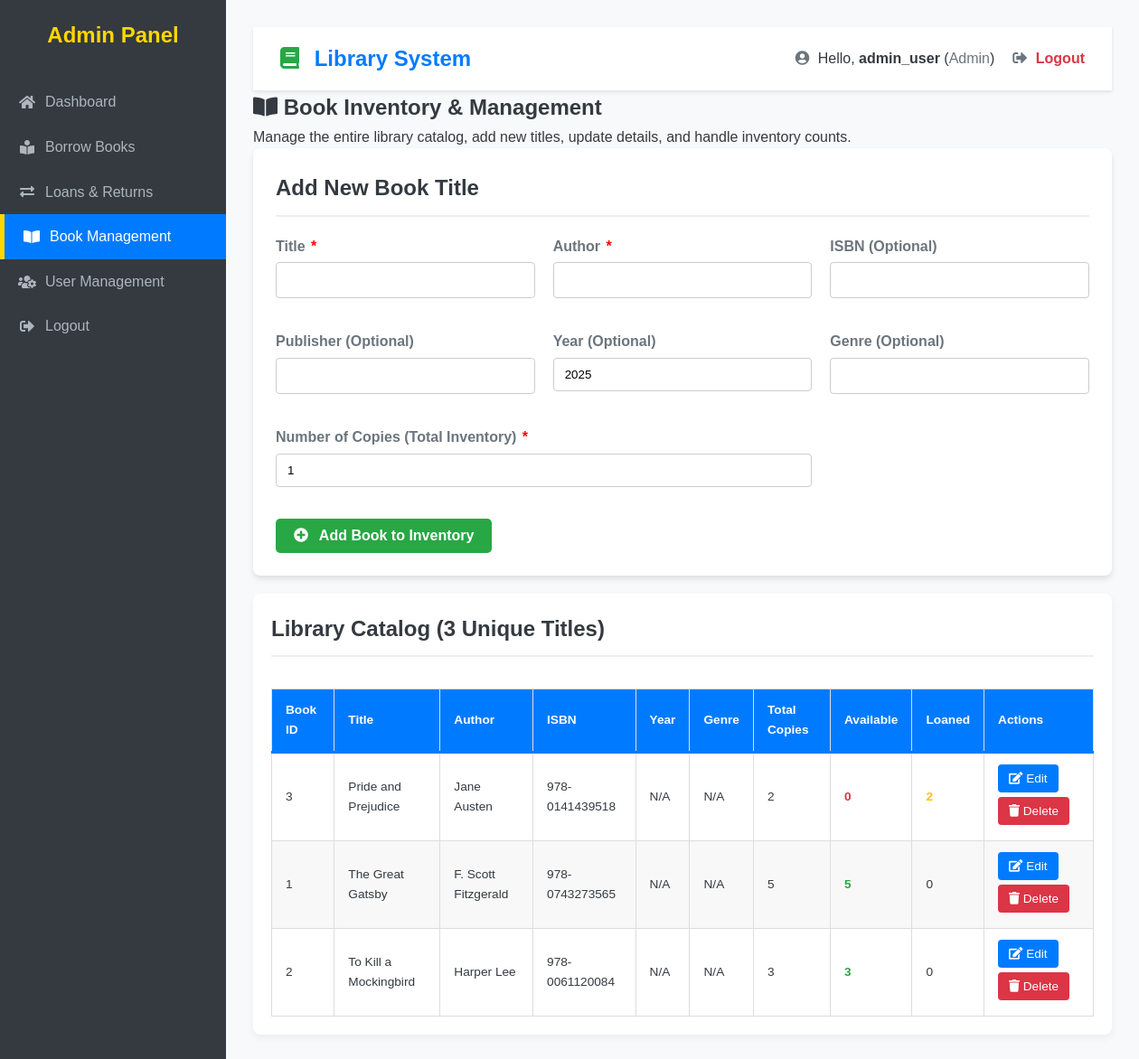
The page /bookManagement.php (signed in) on the database its author committed.
### tables this page shows
CREATE TABLE IF NOT EXISTS `books` (
  `book_id` int(10) UNSIGNED NOT NULL,
  `isbn` varchar(20) DEFAULT NULL,
  `title` varchar(255) NOT NULL,
  `author` varchar(255) NOT NULL,
  `publisher` varchar(100) DEFAULT NULL,
  `publication_year` year(4) DEFAULT NULL,
  `genre` varchar(50) DEFAULT NULL,
  `total_copies` int(10) UNSIGNED NOT NULL DEFAULT 1,  
  `available_copies` int(10) UNSIGNED NOT NULL DEFAULT 1  
);

### bookManagement.php (the view, shortened to what this page needs)
<?php
require_once 'connect.php';
$role_id = $_SESSION['role_id'] ?? 3;
$staff_roles = [1, 2];
$is_staff = in_array($role_id, $staff_roles);
$error = '';
$books = [];
$sql_fetch = "
    SELECT b.*,
            b.total_copies,
            COUNT(l.loan_id) AS currently_loaned
        FROM books b
        LEFT JOIN loans l ON b.book_id = l.book_id AND l.return_date IS NULL
        GROUP BY b.book_id
        ORDER BY b.title
";
if ($result = mysqli_query($conn, $sql_fetch)) {
    while ($row = mysqli_fetch_assoc($result)) {
        $row['available_copies'] = $row['total_copies'] - $row['currently_loaned'];
        $books[] = $row;
    }
} else {
    $error .= " Failed to fetch book inventory: " . mysqli_error($conn);
}
?>
<!DOCTYPE html>
<html lang="en">
<head>
    <link rel="stylesheet" href="styles.css">
    <link rel="stylesheet" href="https://cdnjs.cloudflare.com/ajax/libs/font-awesome/5.15.3/css/all.min.css">
</head>
<body>
    <div class="dashboard-layout">
        <?php include 'sidebar.php';  ?>
        <div class="main-content">
            <?php include 'navbar.php';  ?>
            <section class="page-content">
                <h1><i class="fas fa-book-open"></i> Book Inventory & Management</h1>
                <p>Manage the entire library catalog, add new titles, update details, and handle inventory counts.</p>
                <?php if ($is_staff): ?>
                <div class="card-form">
                    <h2>Add New Book Title</h2>
                    <form action="bookManagement.php" method="POST">
                        <div class="form-grid">
                            <div class="form-group">
                                <label for="title">Title <span class="required-star">*</span></label>
                                <input type="text" id="title" name="title" required>
                            </div>
                            <div class="form-group">
                                <label for="author">Author <span class="required-star">*</span></label>
                                <input type="text" id="author" name="author" required>
                            </div>
                            <div class="form-group">
                                <label for="isbn">ISBN (Optional)</label>
                                <input type="text" id="isbn" name="isbn">
                            </div>
                            <div class="form-group">
                                <label for="publisher">Publisher (Optional)</label>
                                <input type="text" id="publisher" name="publisher">
                            </div>
                            <div class="form-group">
                                <label for="publication_year">Year (Optional)</label>
                                <input type="number" id="publication_year" name="publication_year" min="1000" max="<?php echo date('Y'); ?>" value="<?php echo date('Y'); ?>">
                            </div>
                            <div class="form-group">
                                <label for="genre">Genre (Optional)</label>
                                <input type="text" id="genre" name="genre">
                            </div>
                            <div class="form-group form-group-span-2">
                                <label for="total_copies">Number of Copies (Total Inventory) <span class="required-star">*</span></label>
                                <input type="number" id="total_copies" name="total_copies" min="1" value="1" required>
                            </div>
                        </div>
                        <button type="submit" name="add_book" class="btn-add"><i class="fas fa-plus-circle"></i> Add Book to Inventory</button>
                    </form>
                </div>
                <?php endif; ?>
                <div class="card">
                    <h2>Library Catalog (<?php echo count($books); ?> Unique Titles)</h2>
                    <div class="table-container">
                        <table class="book-table">
                            <thead>
                                <tr>
                                    <th>Book ID</th>
                                    <th>Title</th>
                                    <th>Author</th>
                                    <th>ISBN</th>
                                    <th>Year</th>
                                    <th>Genre</th>
                                    <th>Total Copies</th>
                                    <th>Available</th>
                                    <th>Loaned</th>
                                    <?php if ($is_staff): ?>
                                    <th>Actions</th>
                                    <?php endif; ?>
                                </tr>
                            </thead>
                            <tbody>
                                <?php if (!empty($books)): ?>
                                    <?php foreach ($books as $book): ?>
                                        <tr>
                                            <td><?php echo htmlspecialchars($book['book_id']); ?></td>
                                            <td><?php echo htmlspecialchars($book['title']); ?></td>
                                            <td><?php echo htmlspecialchars($book['author']); ?></td>
                                            <td><?php echo htmlspecialchars($book['isbn'] ?? 'N/A'); ?></td>
                                            <td><?php echo htmlspecialchars($book['publication_year'] ?? 'N/A'); ?></td>
                                            <td><?php echo htmlspecialchars($book['genre'] ?? 'N/A'); ?></td>
                                            <td><?php echo htmlspecialchars($book['total_copies']); ?></td>
                                            <td class="<?php echo ($book['available_copies'] > 0) ? 'stat-number-success' : 'stat-number-error'; ?>">
                                                <?php echo htmlspecialchars($book['available_copies']); ?>
                                            </td>
                                            <td class="<?php echo ($book['currently_loaned'] > 0) ? 'stat-number-warning' : ''; ?>">
                                                <?php echo htmlspecialchars($book['currently_loaned']); ?>
                                            </td>
                                            <?php if ($is_staff): ?>
                                            <td>
                                                <button
                                                    class="btn-edit"
                                                    title="Edit Book Details & Quantity"
                                                    onclick="openEditModal(
                                                        <?php echo $book['book_id']; ?>,
                                                        '<?php echo htmlspecialchars(addslashes($book['title'])); ?>',
                                                        '<?php echo htmlspecialchars(addslashes($book['isbn'])); ?>',
                                                        '<?php echo htmlspecialchars(addslashes($book['author'])); ?>',
                                                        '<?php echo htmlspecialchars(addslashes($book['publisher'])); ?>',
                                                        <?php echo (int)$book['publication_year']; ?>,
                                                        '<?php echo htmlspecialchars(addslashes($book['genre'])); ?>',
                                                        <?php echo (int)$book['total_copies']; ?>,          <?php echo (int)$book['currently_loaned']; ?>       )">
                                                    <i class="fas fa-edit"></i> Edit
                                                </button>
                                                <form method="POST" action="bookManagement.php" class="inline-form" onsubmit="return confirm('WARNING: This will permanently delete the book \'<?php echo htmlspecialchars(addslashes($book['title'])); ?>\'. This action cannot be undone. Are you sure you want to delete \'<?php echo htmlspecialchars(addslashes($book['title'])); ?>\'?');">
                                                    <button type="submit" class="btn-delete" title="Delete Book"><i class="fas fa-trash"></i> Delete</button>
                                                </form>
                                            </td>
                                            <?php endif; ?>
                                        </tr>
                                    <?php endforeach; ?>
                                <?php else: ?>
                                    <tr>
                                        <td colspan="<?php echo $is_staff ? 10 : 9; ?>" style="text-align: center; color: var(--secondary-color);">No books found in the inventory.</td>
                                    </tr>
                                <?php endif; ?>
                            </tbody>
                        </table>
                    </div>
                </div>
            </section>
        </div>
    </div>
</body>
</html>

### bookManagement.php (style rules this page uses)
.required-star { color: red; }
.form-group-span-2 { grid-column: span 2; }
.stat-number-error { font-weight: bold; color: #dc3545; }
.stat-number-warning { font-weight: bold; color: #ffc107; }
.stat-number-success { font-weight: bold; color: var(--accent-color); }
.inline-form { display: inline; }

### rows shown on the page
books: book_id "3", title "Pride and Prejudice", author "Jane Austen", isbn "978-0141439518", publication_year "N/A", genre "N/A", total_copies "2", available_copies "0", currently_loaned "2"
books: book_id "1", title "The Great Gatsby", author "F. Scott Fitzgerald", isbn "978-0743273565", publication_year "N/A", genre "N/A", total_copies "5", available_copies "5", currently_loaned "0"
books: book_id "2", title "To Kill a Mockingbird", author "Harper Lee", isbn "978-0061120084", publication_year "N/A", genre "N/A", total_copies "3", available_copies "3", currently_loaned "0"

### other values the page prints
$sidebar_title "Admin Panel"
$details['label'] "Dashboard"
$details['label'] "Borrow Books"
$details['label'] "Loans & Returns"
$details['label'] "Book Management"
$details['label'] "User Management"
$username "admin_user"
$role_name "Admin"
count($books) "3"
